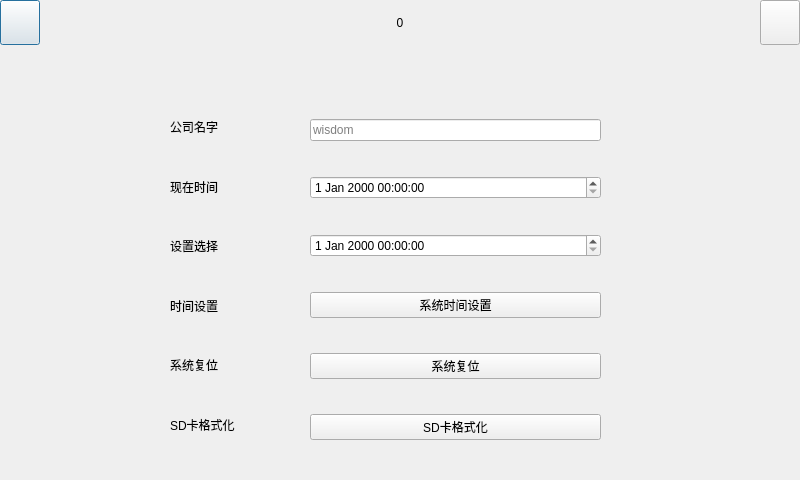
<?xml version="1.0" encoding="UTF-8"?>
<ui version="4.0">
 <class>System</class>
 <widget class="QDialog" name="System">
  <property name="geometry">
   <rect>
    <x>0</x>
    <y>0</y>
    <width>800</width>
    <height>480</height>
   </rect>
  </property>
  <property name="windowTitle">
   <string>Dialog</string>
  </property>
  <widget class="QWidget" name="widgetTop" native="true">
   <property name="geometry">
    <rect>
     <x>0</x>
     <y>0</y>
     <width>800</width>
     <height>45</height>
    </rect>
   </property>
   <property name="sizePolicy">
    <sizepolicy hsizetype="Preferred" vsizetype="Preferred">
     <horstretch>0</horstretch>
     <verstretch>0</verstretch>
    </sizepolicy>
   </property>
   <property name="maximumSize">
    <size>
     <width>16777215</width>
     <height>45</height>
    </size>
   </property>
   <layout class="QHBoxLayout" name="horizontalLayout">
    <property name="leftMargin">
     <number>0</number>
    </property>
    <property name="topMargin">
     <number>0</number>
    </property>
    <property name="rightMargin">
     <number>0</number>
    </property>
    <property name="bottomMargin">
     <number>0</number>
    </property>
    <item>
     <widget class="QPushButton" name="btnReturn">
      <property name="sizePolicy">
       <sizepolicy hsizetype="Minimum" vsizetype="Expanding">
        <horstretch>0</horstretch>
        <verstretch>0</verstretch>
       </sizepolicy>
      </property>
      <property name="text">
       <string/>
      </property>
     </widget>
    </item>
    <item>
     <widget class="QLabel" name="labTitle">
      <property name="sizePolicy">
       <sizepolicy hsizetype="Expanding" vsizetype="Preferred">
        <horstretch>0</horstretch>
        <verstretch>0</verstretch>
       </sizepolicy>
      </property>
      <property name="text">
       <string>0</string>
      </property>
      <property name="alignment">
       <set>Qt::AlignCenter</set>
      </property>
     </widget>
    </item>
    <item>
     <widget class="QPushButton" name="btnMsg">
      <property name="sizePolicy">
       <sizepolicy hsizetype="Minimum" vsizetype="Expanding">
        <horstretch>0</horstretch>
        <verstretch>0</verstretch>
       </sizepolicy>
      </property>
      <property name="text">
       <string/>
      </property>
     </widget>
    </item>
   </layout>
  </widget>
  <widget class="QWidget" name="verticalLayoutWidget_2">
   <property name="geometry">
    <rect>
     <x>310</x>
     <y>90</y>
     <width>291</width>
     <height>381</height>
    </rect>
   </property>
   <layout class="QVBoxLayout" name="value">
    <item>
     <widget class="QLineEdit" name="lineEdit_1">
      <property name="text">
       <string/>
      </property>
      <property name="placeholderText">
       <string>wisdom</string>
      </property>
     </widget>
    </item>
    <item>
     <widget class="QDateTimeEdit" name="dateTimeEdit"/>
    </item>
    <item>
     <widget class="QDateTimeEdit" name="dateTimeEdit_2"/>
    </item>
    <item>
     <widget class="QPushButton" name="SetSysTimer">
      <property name="text">
       <string>系统时间设置</string>
      </property>
     </widget>
    </item>
    <item>
     <widget class="QPushButton" name="ResetSystem">
      <property name="text">
       <string>系统复位</string>
      </property>
     </widget>
    </item>
    <item>
     <widget class="QPushButton" name="FormatSD">
      <property name="text">
       <string>SD卡格式化</string>
      </property>
     </widget>
    </item>
   </layout>
  </widget>
  <widget class="QWidget" name="verticalLayoutWidget">
   <property name="geometry">
    <rect>
     <x>170</x>
     <y>100</y>
     <width>141</width>
     <height>351</height>
    </rect>
   </property>
   <layout class="QVBoxLayout" name="name">
    <item>
     <widget class="QLabel" name="label_3">
      <property name="text">
       <string>公司名字</string>
      </property>
     </widget>
    </item>
    <item>
     <widget class="QLabel" name="label_2">
      <property name="text">
       <string>现在时间</string>
      </property>
     </widget>
    </item>
    <item>
     <widget class="QLabel" name="label_1">
      <property name="text">
       <string>设置选择</string>
      </property>
     </widget>
    </item>
    <item>
     <widget class="QLabel" name="label_6">
      <property name="text">
       <string>时间设置</string>
      </property>
     </widget>
    </item>
    <item>
     <widget class="QLabel" name="label_4">
      <property name="text">
       <string>系统复位</string>
      </property>
     </widget>
    </item>
    <item>
     <widget class="QLabel" name="label_5">
      <property name="text">
       <string>SD卡格式化</string>
      </property>
     </widget>
    </item>
   </layout>
  </widget>
  <zorder>widgetTop</zorder>
  <zorder>verticalLayoutWidget_2</zorder>
  <zorder>verticalLayoutWidget</zorder>
  <zorder>label_3</zorder>
  <zorder>label_1</zorder>
  <zorder>label_4</zorder>
 </widget>
 <resources/>
 <connections/>
</ui>
